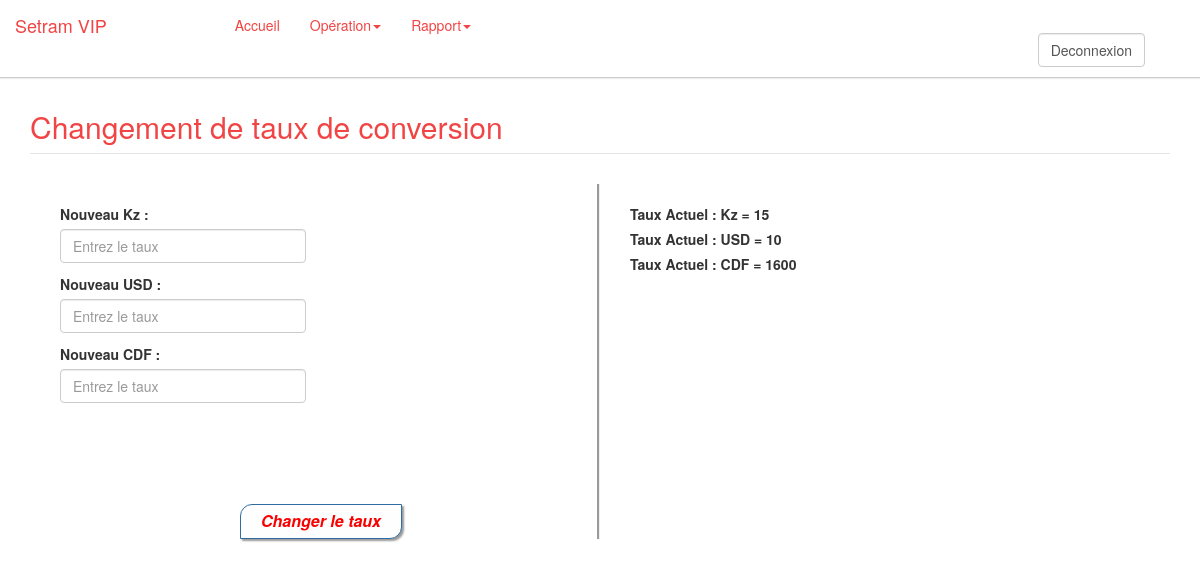
The app's page /Taux.php?idagence=1 (signed in) with its own data.
### tables this page shows
CREATE TABLE IF NOT EXISTS `taux` (
  `IdTaux` int(15) NOT NULL AUTO_INCREMENT,
  `Taux` double NOT NULL,
  `CodeMonnaie` varchar(15) NOT NULL,
  `IdAgence` int(15) NOT NULL,
  PRIMARY KEY (`IdTaux`)
);

### codes/controles/ControleTaux.php (called while the page is built, shortened)
<?php
include ("codes/classes/ClasseAgence.php");
		$recherche=new agence();
		$TabTaux=$recherche->fx_AfficheTauxAgence($_GET['idagence']);
		if($TabTaux){
			while($data=$TabTaux->fetch()){
					if($data['CodeMonnaie']=='Kz'){
						$KzTaux=$data['Taux'];
					}
					if($data['CodeMonnaie']=='USD'){
						$Taux=$data['Taux'];
					}
					if($data['CodeMonnaie']=='CDF'){
						$CTaux=$data['Taux'];
					}
				}
		}
?>

### codes/classes/ClasseAgence.php (called while the page is built, shortened)
<?php
include_once ("ClasseConnexion.php");
class agence{
	function fx_AfficheTauxAgence($IdAgence){
				  $requete='select *
				  			from taux
							where taux.IdAgence="'.$IdAgence.'"';
				  $conn=new connect();
				  $resultat=$conn-> fx_lecture($requete);
				 if ($resultat){
					 return $resultat;
				} else{
					 return false;
				}
			}
}
?>

### codes/classes/ClasseConnexion.php (called while the page is built, shortened)
<?php
  class connect{
  private $username="root";
  private $mdp="root";
  private $dsn='mysql:host=localhost;dbname=setram_lastest';
  function fx_connexion(){
  try{
	     $this->ckx=new PDO($this->dsn,$this->username,$this->mdp, array( 1002 => 'SET NAMES utf8'));
		 $this->ckx->exec('SET NAMES utf8');
	   }
	   catch(PDOException $e){
	   die("erreur:".$e->getmessage());
	   erreur(ERR_OPERATION);
	   }
  }
  function fx_lecture($sql){
		  $this->resultat=$this->ckx->query($sql);
	   if($this->resultat){
  return $this->resultat;
   }
  }
  }
?>

### Taux.php (the view, shortened to what this page needs)
<?php
include("codes/controles/ControleTaux.php");
?>
<!DOCTYPE html PUBLIC "-//W3C//DTD XHTML 1.0 Transitional//FR" "http://www.w3.org/TR/xhtml1/DTD/xhtml1-transitional.dtd">
<html xmlns="http://www.w3.org/1999/xhtml">
<head>
<link href="bootstrap/css/bootstrap.css" rel="stylesheet" type="text/css" />
</head>
<body>
		<?php require_once("entete_page.php");?>
	<div class=" container" style="padding-top:0px">
    	<div class=" col-md-12" style="padding-top:0px" >
           	<div class="row" style="background-color:#FFFFFF; padding-top:50px;">
                <legend><h2 style="color:#f14444;">Changement de taux de conversion</h2></legend>
                               <form method="POST" enctype="multipart/form-data">
                                <div class="col-md-12" style="margin-top:10px">
                               <div class="col-md-6" style="border-right:groove">
                              		<div class="" style="margin-top:10px">
                                            <div class="row">
                                                <div class="col-md-6">
                                                <div class="row" style="margin-top:10px">
                                                 <div class="form-group">
                                                    <label for="textarea" class=" col-md-12">Nouveau Kz :</label>
                                                    <div class="col-md-12">
                                                           <input type="text" class="form-control" name="Kztaux" id="taux" placeholder="Entrez le taux" <?php if(isset($_POST["Kztaux"])){ echo 'value="'.$_POST["Kztaux"].'"';}?>>
                                                   </div>
                                                   <div class="col-md-12">
                                                   </div>
                                                 </div>
                                              </div>
                                                <div class="row" style="margin-top:10px">
                                                 <div class="form-group">
                                                    <label for="textarea" class=" col-md-12">Nouveau USD :</label>
                                                    <div class="col-md-12">
                                                           <input type="text" class="form-control" name="taux" id="taux" placeholder="Entrez le taux" <?php if(isset($_POST["taux"])){ echo 'value="'.$_POST["taux"].'"';}?>>
                                                   </div>
                                                   <div class="col-md-12">
                                                   </div>
                                                 </div>
                                              </div>
                                               <div class="row" style="margin-top:10px">
                                                 <div class="form-group">
                                                    <label for="textarea" class=" col-md-12">Nouveau CDF :</label>
                                                    <div class="col-md-12">
                                                           <input type="text" class="form-control" name="CDtaux" id="CDtaux" placeholder="Entrez le taux" <?php if(isset($_POST["CDtaux"])){ echo 'value="'.$_POST["CDtaux"].'"';}?>>
                                                   </div>
                                                   <div class="col-md-12">
                                                   </div>
                                                 </div>
                                              </div>
                                        </div>
                                                <div class="col-md-6">
                                                </div>
                                            </div>
                                      </div>
                                      	  <div class="BTD">
                                          	<input type="submit" name="ChangeTaux" id="BtnEnvoye" class="btn btn-primary" value="Changer le taux" ><br/>
                                          </div>
                                    </div>
                                    <div class="col-md-6">
                                      <div class="form-group" style="margin-top:20px">
                                            <?php if(isset($KzTaux)){?>
                                              <label class="col-md-12" id="Taux">Taux Actuel : <?php echo "Kz = ".$KzTaux; ?></label>
                                              <?php } ?>
                                             <?php if(isset($Taux)){?>
                                                <label class="col-md-12" id="Taux">Taux Actuel : <?php echo "USD = ".$Taux; ?></label>
                                                <?php if(isset($CTaux)){?>
                                                  <label class="col-md-12" id="Taux">Taux Actuel : <?php echo "CDF = ".$CTaux; ?></label>
                                                <?php } ?>
                                                      <div class="col-md-10">
                                                       </div>
                                                    <?php } ?>
                                              </div>
                                    </div>
                          </form>
            </div>
            </div>
        </div>
</body>
</html>

### Taux.php (style rules this page uses)
body { padding-top: 40px; }
.BTD { padding-top:100px; text-align:center; }
#BtnEnvoye { background-color: #fefefe; color: #f90101; border-radius: 12px 0px 12px 0px; box-shadow: 2px 2px 2px #9a9a9a; font-size: 16px; font-weight: 700; padding-top: 5px; padding-left: 20px; padding-right: 20px; padding-bottom: 5px; font-style: italic; }

### records on screen
taux: Taux "15"
taux: Taux "10"
taux: Taux "1600"
